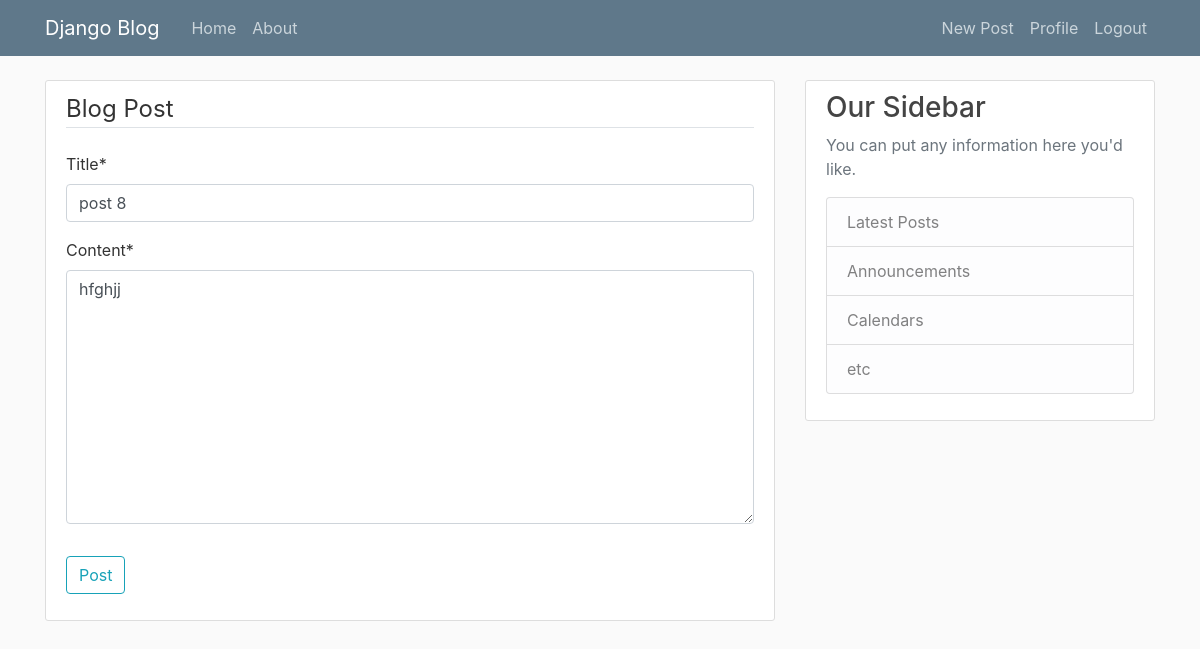
Before: /post/8/update/ (signed in) with the older database file.
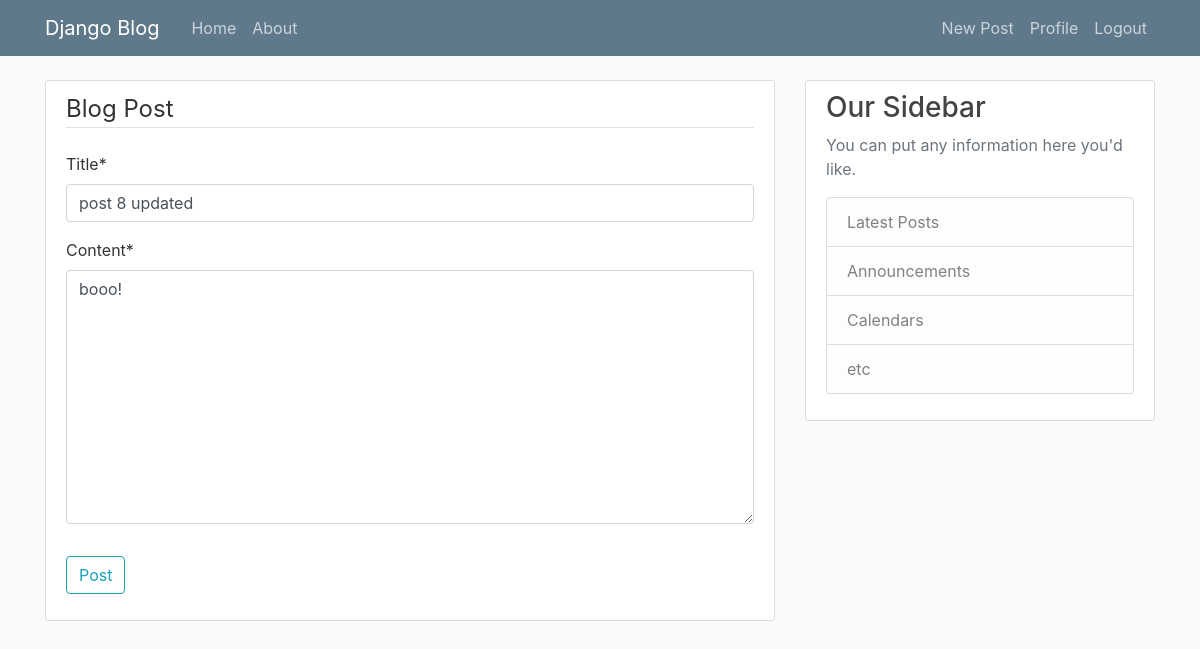
After: the same page with the newer database file.
### blog1/models.py (models this page shows, shortened)
class Post(models.Model):
    title = models.CharField(max_length=100)
    content = models.TextField()
    date_posted = models.DateTimeField(default=timezone.now)
    author = models.ForeignKey(User, on_delete=models.CASCADE)

### blog1/views.py (the view, shortened to what this page needs)
# urls.py: path('post/<int:pk>/update/', PostUpdateView.as_view(), name='post-update'),
class PostUpdateView(LoginRequiredMixin, UserPassesTestMixin, UpdateView):
    model = Post
    fields = ['title', 'content']
    def test_func(self):
        post = self.get_object()
        if self.request.user == post.author:
            return True
        return False

### blog1/templates/blog1/post_form.html (shortened to what this page needs)
{% extends "blog1/base.html" %}
{% load crispy_forms_tags %}
{% block content %}
    <div class="content-section">
        <form method="POST">
            <fieldset class="form-group">
                <legend class="border-bottom mb-4">Blog Post</legend>
                {{ form|crispy }}
            </fieldset>
            <div class="form-group">
                <button class="btn btn-outline-info" type="submit">Post</button>
            </div>
        </form>
    </div>
{% endblock content %}

Changed rows visible on the page:
changed Post: title "post 8" → "post 8 updated"; content "hfghjj" → "booo!"
